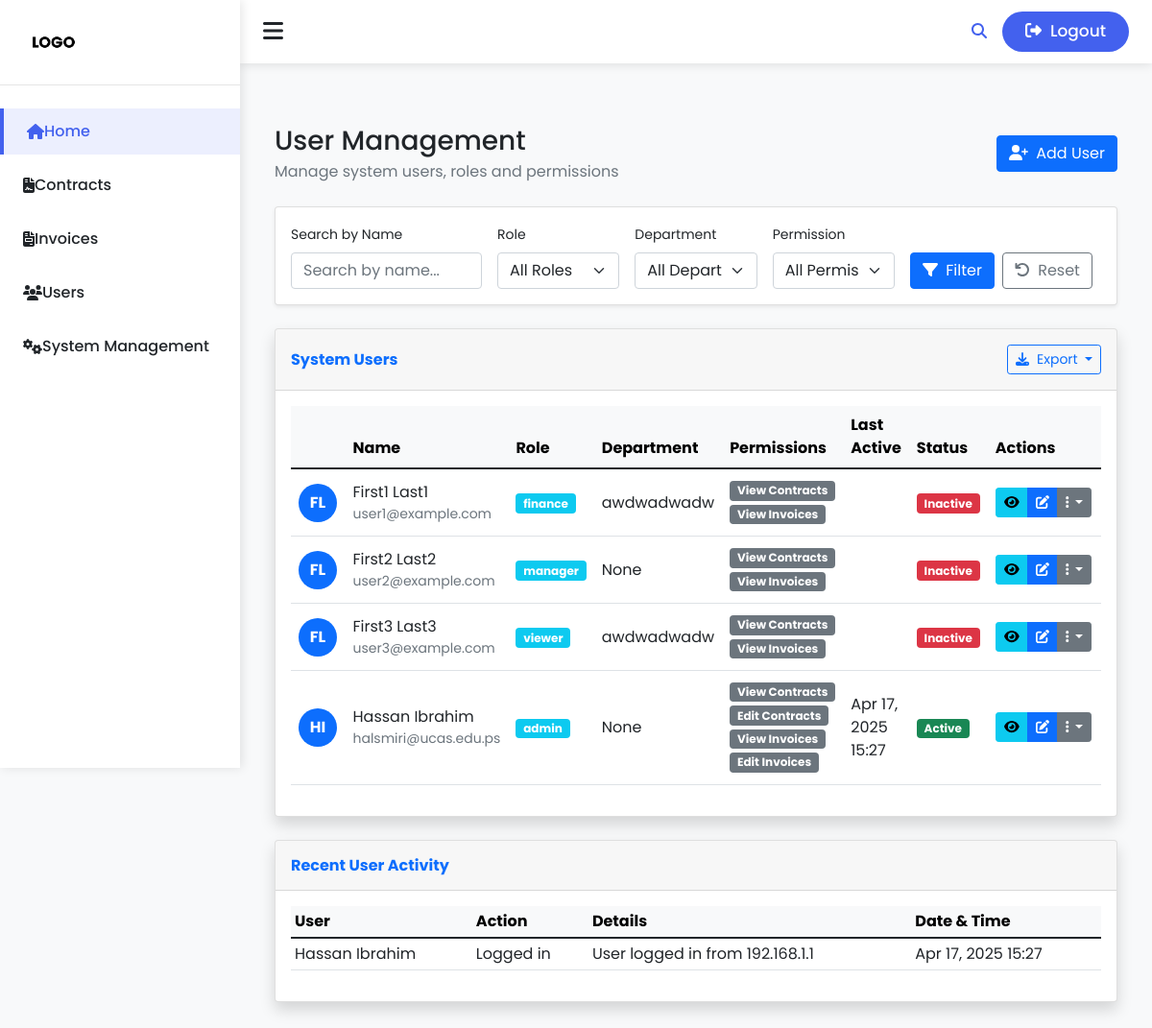
/users/ (signed in), run on the app's committed database.
### ShipsAuth/models.py (models this page shows, shortened)
class UserProfile(models.Model):
    user = models.OneToOneField('auth.User', on_delete=models.CASCADE, related_name='ops_profile')
    role = models.ForeignKey(UserRole, on_delete=models.SET_NULL, null=True, blank=True)
    department = models.CharField(max_length=100, null=True, blank=True)
    can_view_contracts = models.BooleanField(default=True)
    can_edit_contracts = models.BooleanField(default=False)
    can_view_invoices = models.BooleanField(default=True)
    can_edit_invoices = models.BooleanField(default=False)

class UserRole(models.Model):
    ROLE_CHOICES = (
        ('admin', 'Administrator'),
        ('finance', 'Finance Department'),
        ('manager', 'Head Manager'),
        ('operations', 'Operations Staff'),
        ('viewer', 'Read-only User'),
    )
    name = models.CharField(max_length=50, choices=ROLE_CHOICES)
    description = models.TextField(null=True, blank=True)
    created_at = models.DateTimeField(auto_now_add=True)
    updated_at = models.DateTimeField(auto_now=True)

### ShipsAuth/views.py (the view, shortened to what this page needs)
# urls.py: path('users/', user_list, name='user_list'),
@login_required
def user_list(request):
    user_profiles = UserProfile.objects.select_related('user', 'role').all().order_by('user__first_name')
    roles = UserRole.objects.all()
    departments = UserProfile.objects.values_list('department', flat=True).distinct()
    name_filter = request.GET.get('name', '')
    role_filter = request.GET.get('role', '')
    department_filter = request.GET.get('department', '')
    permission_filter = request.GET.get('permission', '')
    if role_filter:
        user_profiles = user_profiles.filter(role_id=role_filter)
    if department_filter:
        user_profiles = user_profiles.filter(department=department_filter)
    paginator = Paginator(user_profiles, 15)  # Show 15 users per page
    page = request.GET.get('page')
    users = paginator.get_page(page)
    activity_logs = [
        {
            'user': user.user,
            'action': 'Logged in',
            'details': 'User logged in from 192.168.1.1',
            'timestamp': user.user.last_login,
        }
        for user in user_profiles[:5] if user.user.last_login
    ]
    context = {
        'users': users,
        'roles': roles,
        'departments': departments,
        'activity_logs': activity_logs,
        'name_filter': name_filter,
        'role_filter': role_filter,
        'department_filter': department_filter,
        'permission_filter': permission_filter,
    }
    return render(request, 'user_list.html', context)

### templates/user_list.html (shortened to what this page needs)
{% extends "base.html" %}
{% block content %}
<div class="container-fluid py-4">
  <div class="d-flex justify-content-between align-items-center mb-4">
    <div>
      <h2 class="h3 mb-0 text-gray-800">User Management</h2>
      <p class="text-muted mt-1 mb-0">Manage system users, roles and permissions</p>
    </div>
    <div>
      <button class="btn btn-primary" data-bs-toggle="modal" data-bs-target="#addUserModal">
        <i class="fas fa-user-plus me-2"></i>Add User
      </button>
    </div>
  </div>
  <div class="card shadow-sm mb-4">
    <div class="card-body p-3">
      <form id="user-filter-form" class="row g-3 align-items-end" action="" method="GET">
        <div class="col-md-3">
          <label for="name-search" class="form-label small">Search by Name</label>
          <input type="text" class="form-control" id="name-search" name="name" placeholder="Search by name..." value="{{ name_filter }}">
        </div>
        <div class="col-md-2">
          <label for="role-filter" class="form-label small">Role</label>
          <select class="form-select" id="role-filter" name="role">
            <option value="">All Roles</option>
          </select>
        </div>
        <div class="col-md-2">
          <label for="department-filter" class="form-label small">Department</label>
          <select class="form-select" id="department-filter" name="department">
            <option value="">All Departments</option>
          </select>
        </div>
        <div class="col-md-2">
          <label for="permission-filter" class="form-label small">Permission</label>
          <select class="form-select" id="permission-filter" name="permission">
            <option value="">All Permissions</option>
          </select>
        </div>
        <div class="col-md-3">
          <div class="d-flex gap-2">
            <button type="submit" class="btn btn-primary">
              <i class="fas fa-filter me-1"></i> Filter
            </button>
            <a href="{{ request.path }}" class="btn btn-outline-secondary">
              <i class="fas fa-undo me-1"></i> Reset
            </a>
          </div>
        </div>
      </form>
    </div>
  </div>
  <div class="card shadow mb-4">
    <div class="card-header py-3 d-flex justify-content-between align-items-center">
      <h6 class="m-0 fw-bold text-primary">System Users</h6>
      <div class="dropdown">
        <button class="btn btn-sm btn-outline-primary dropdown-toggle" type="button" id="exportDropdown" data-bs-toggle="dropdown" aria-expanded="false">
          <i class="fas fa-download me-1"></i> Export
        </button>
      </div>
    </div>
    <div class="card-body">
      <div class="table-responsive">
        <table class="table table-hover align-middle user-table">
          <thead class="table-light">
            <tr>
              <th scope="col" style="width: 60px;"></th>
              <th scope="col">Name</th>
              <th scope="col">Role</th>
              <th scope="col">Department</th>
              <th scope="col">Permissions</th>
              <th scope="col">Last Active</th>
              <th scope="col">Status</th>
              <th scope="col" style="width: 130px;">Actions</th>
            </tr>
          </thead>
          <tbody>
            {% for user in users %}
            <tr>
              <td class="text-center">
                {% if user.profile_image %}
                <img src="{{ user.profile_image.url }}" alt="{{ user.user.get_full_name }}" class="rounded-circle" width="40" height="40">
                {% else %}
                <div class="avatar bg-primary rounded-circle text-center">
                  <span class="text-white">{{ user.user.first_name|first }}{{ user.user.last_name|first }}</span>
                </div>
                {% endif %}
              </td>
              <td>
                <div class="d-flex flex-column">
                  <span class="fw-medium">{{ user.user.get_full_name }}</span>
                  <span class="small text-muted">{{ user.user.email }}</span>
                </div>
              </td>
              <td>
                <span class="badge bg-info">{{ user.role.name }}</span>
              </td>
              <td>{{ user.department }}</td>
              <td>
                <div class="d-flex flex-wrap gap-1">
                  {% if user.can_view_contracts %}
                  <span class="badge bg-secondary">View Contracts</span>
                  {% endif %}
                  {% if user.can_edit_contracts %}
                  <span class="badge bg-secondary">Edit Contracts</span>
                  {% endif %}
                  {% if user.can_view_invoices %}
                  <span class="badge bg-secondary">View Invoices</span>
                  {% endif %}
                  {% if user.can_edit_invoices %}
                  <span class="badge bg-secondary">Edit Invoices</span>
                  {% endif %}
                </div>
              </td>
              <td>{{ user.user.last_login|date:"M d, Y H:i" }}</td>
              <td>
                {% if user.user.is_active %}
                <span class="badge bg-success">Active</span>
                {% else %}
                <span class="badge bg-danger">Inactive</span>
                {% endif %}
              </td>
              <td>
                <div class="btn-group" role="group">
                  <button type="button" class="btn btn-sm btn-info view-user" data-id="{{ user.id }}">
                    <i class="fas fa-eye"></i>
                  </button>
                  <button type="button" class="btn btn-sm btn-primary edit-user" data-id="{{ user.id }}">
                    <i class="fas fa-edit"></i>
                  </button>
                  <div class="btn-group" role="group">
                    <button type="button" class="btn btn-sm btn-secondary dropdown-toggle" data-bs-toggle="dropdown" aria-expanded="false">
                      <i class="fas fa-ellipsis-v"></i>
                    </button>
                  </div>
                </div>
              </td>
            </tr>
            {% empty %}
            <tr>
              <td colspan="8" class="text-center py-4">No users found</td>
            </tr>
            {% endfor %}
          </tbody>
        </table>
      </div>
    </div>
  </div>
  <div class="card shadow mb-4">
    <div class="card-header py-3">
      <h6 class="m-0 fw-bold text-primary">Recent User Activity</h6>
    </div>
    <div class="card-body">
      <div class="table-responsive">
        <table class="table table-sm table-hover">
          <thead class="table-light">
            <tr>
              <th>User</th>
              <th>Action</th>
              <th>Details</th>
              <th>Date & Time</th>
            </tr>
          </thead>
          <tbody>
            {% for log in activity_logs %}
            <tr>
              <td>{{ log.user.get_full_name }}</td>
              <td>{{ log.action }}</td>
              <td>{{ log.details }}</td>
              <td>{{ log.timestamp|date:"M d, Y H:i" }}</td>
            </tr>
            {% empty %}
            <tr>
              <td colspan="4" class="text-center">No recent activity</td>
            </tr>
            {% endfor %}
          </tbody>
        </table>
      </div>
    </div>
  </div>
</div>
{% endblock %}

### templates/base.html (shortened to what this page needs)
{% load static %}
<!DOCTYPE html>
<html lang="en">
<head>
  <link rel="stylesheet" href="{% static 'css/bootstrap.min.css' %}" />
  <link rel="stylesheet" href="{% static 'css/all.min.css' %}" />
  <link rel="stylesheet" href="{% static 'css/style.css' %}" />
</head>
<body onload="hideflashes()">
  <div class="sidebar">
    <div class="sidebar-header">
      <a class="sidebar-brand" href="/">
        <img src="{% static 'imgs/logo1.png' %}" alt="logo" />
      </a>
    </div>
    <ul class="nav-menu list-unstyled">
      <li class="nav-item">
        <a class="nav-link active" href="#">
          <i class="fas fa-home"></i>
          <span>Home</span>
        </a>
      </li>
      <li class="nav-item">
        <a class="nav-link" href="{% url 'contract_list' %}">
          <i class="fas fa-file-contract"></i>
          <span>Contracts</span>
        </a>
      </li>
      <li class="nav-item">
        <a class="nav-link" href="{% url 'invoice_list' %}">
          <i class="fas fa-file-invoice"></i>
          <span>Invoices</span>
        </a>
      </li>
      <li class="nav-item">
        <a class="nav-link" href="{% url 'user_list' %}">
          <i class="fas fa-users"></i>
          <span>Users</span>
        </a>
      </li>
      <li class="nav-item">
        <a class="nav-link" href="{% url 'invoice_list' %}">
          <i class="fas fa-cogs"></i>
          <span>System Management</span>
        </a>
      </li>
    </ul>
  </div>
  <div class="main-content">
    <div class="top-bar">
      <div class="toggle-sidebar" onclick="toggleSidebar()">
        <i class="fas fa-bars"></i>
      </div>
      <div class="d-flex align-items-center">
        <div class="search-icon me-3">
          <i class="fa-solid fa-magnifying-glass"></i>
        </div>
        {% if user.is_authenticated %}
          <a class="btn main-btn rounded-pill" href="{% url 'logout' %}">
            <i class="fas fa-sign-out-alt me-1"></i> Logout
          </a>
        {% else %}
          <a class="btn main-btn rounded-pill" href="{% url 'login' %}">
            <i class="fas fa-sign-in-alt me-1"></i> Login
          </a>
        {% endif %}
      </div>
    </div>
    <div class="px-4 pt-3" id="messages-container">
    </div>
    <main class="py-4 px-4">
      {% block content %}{% endblock content %}
    </main>
  </div>
</body>
</html>

### static/css/style.css (style rules this page uses)
:root { --dark-color: #000; --blue-color: #8cd0e3; --pink-color: #e78eca; --section-color: #fff; }
body { font-family: "Cairo", sans-serif; }
.main-btn { background-color: var(--pink-color); color: var(--section-color); padding: 0.5rem 1rem; font-size: 17px; }

### templates/base.html (style rules this page uses)
:root { --primary-color: #4361ee; --secondary-color: #3f37c9; --accent-color: #f72585; --light-color: #f8f9fa; --dark-color: #212529; --sidebar-width: 250px; }
body { font-family: 'Poppins', sans-serif; background-color: #f8f9fa; display: flex; min-height: 100vh; }
.sidebar { width: var(--sidebar-width); background-color: white; box-shadow: 2px 0 10px rgba(0, 0, 0, 0.1); position: fixed; height: 100vh; left: 0; top: 0; overflow-y: auto; z-index: 1000; transition: all 0.3s; }
.sidebar-header { padding: 1.5rem 1rem; border-bottom: 1px solid rgba(0,0,0,0.1); }
.sidebar-brand img { height: 40px; }
.nav-menu { padding: 1rem 0; }
.nav-item { margin: 0.5rem 0; }
.nav-link { color: var(--dark-color); font-weight: 500; transition: all 0.3s ease; padding: 0.75rem 1.5rem !important; border-radius: 0; display: flex; align-items: center; }
.nav-link:hover, .nav-link.active { color: var(--primary-color); background-color: rgba(67, 97, 238, 0.1); border-left: 4px solid var(--primary-color); }
.main-content { flex: 1; margin-left: var(--sidebar-width); width: calc(100% - var(--sidebar-width)); transition: all 0.3s; }
.top-bar { background-color: white; box-shadow: 0 2px 10px rgba(0, 0, 0, 0.1); padding: 0.75rem 1.5rem; display: flex; justify-content: space-between; align-items: center; }
.main-btn { background-color: var(--primary-color); color: white; border: none; padding: 0.5rem 1.5rem; font-weight: 500; transition: all 0.3s ease; }
.search-icon { color: var(--primary-color); cursor: pointer; transition: all 0.3s ease; }
.toggle-sidebar { cursor: pointer; font-size: 1.5rem; color: var(--dark-color); }

### templates/user_list.html (style rules this page uses)
.avatar { width: 40px; height: 40px; display: flex; align-items: center; justify-content: center; font-weight: bold; }
.user-table td { padding-top: 0.75rem; padding-bottom: 0.75rem; }

### data on the page
UserProfile: user.first_name|first "F", user.last_name|first "L", user.get_full_name "First1 Last1", user.email "user1@example.com", role.name "finance", department "awdwadwadw", can_view_contracts "View Contracts", can_view_invoices "View Invoices", shows "Inactive"
UserProfile: user.first_name|first "F", user.last_name|first "L", user.get_full_name "First2 Last2", user.email "user2@example.com", role.name "manager", department "None", can_view_contracts "View Contracts", can_view_invoices "View Invoices", shows "Inactive"
UserProfile: user.first_name|first "F", user.last_name|first "L", user.get_full_name "First3 Last3", user.email "user3@example.com", role.name "viewer", department "awdwadwadw", can_view_contracts "View Contracts", can_view_invoices "View Invoices", shows "Inactive"
UserProfile: user.first_name|first "H", user.last_name|first "I", user.get_full_name "Hassan Ibrahim", user.email "halsmiri@ucas.edu.ps", role.name "admin", department "None", can_view_contracts "View Contracts", can_edit_contracts "Edit Contracts", can_view_invoices "View Invoices", can_edit_invoices "Edit Invoices", user.last_login "Apr 17, 2025 15:27", shows "Active"

### other printed values
{{ log.user.get_full_name }} "Hassan Ibrahim"
{{ log.action }} "Logged in"
{{ log.details }} "User logged in from 192.168.1.1"
{{ log.timestamp|date:"M d, Y H:i" }} "Apr 17, 2025 15:27"
